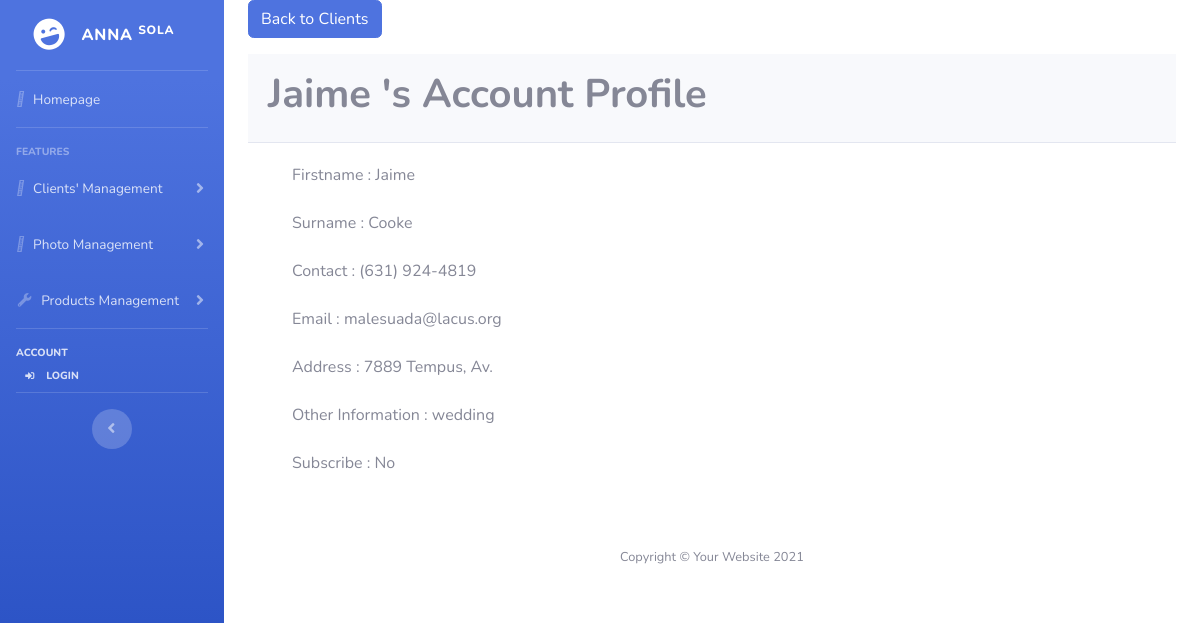
Screenshot of /client_view.php?id=955 (signed in) with the database file from the repository.
### tables this page shows
CREATE TABLE `clients` (
                           `id` int(10) NOT NULL,
                           `client_Firstname` varchar(150) NOT NULL,
                           `client_Surname` varchar(150) NOT NULL,
                           `client_Address` varchar(200) NOT NULL,
                           `client_Phone` varchar(25) NOT NULL,
                           `client_Email` varchar(320) NOT NULL,
                           `client_Subscribe` varchar(20) NOT NULL,
                           `client_Other_information` varchar(320) NOT NULL
);

### client_view.php (the view, shortened to what this page needs)
<?php
require 'header.php';
$id = $_GET['id'];
$stmt = $pdo->prepare("SELECT * FROM clients WHERE id=?");
$stmt->execute([$id]);
$client = $stmt->fetchObject();
?>
<div class="container-fluid px-4">
    <p>
        <a href="client.php" class="btn btn-primary">Back to Clients</a>
    </p>
    <div class="card-header py-3">
        <h6 class="m-0 font-weight-bold text-primary"><h1><b><?php echo $client->client_Firstname ?> 's Account Profile</b></h1></h6>
    </div>
    <div class="card-body">
        <div class="container-fluid">
            <div class="form-group">
                <label>Firstname : </label>
                <label><?php echo $client->client_Firstname ?></label>
            </div>
            <div class="form-group">
                <label>Surname :</label>
                <label><?php echo $client->client_Surname ?></label>
            </div>
            <div class="form-group">
                <label>Contact : </label>
                <label><?php echo $client->client_Phone?></label>
            </div>
            <div class="form-group">
                <label>Email :</label>
                <label><?php echo $client->client_Email ?></label>
            </div>
            <div class="form-group">
                <label>Address :</label>
                <label><?php echo $client->client_Address ?></label>
            </div>
            <div class="form-group">
                <label>Other Information : </label>
                <label><?php echo $client->client_Other_information ?></label>
            </div>
            <div class="form-group">
                <label>Subscribe : </label>
                <label><?php echo $client->client_Subscribe ?></label>
            </div>
        </div>
    </div>
    <?php require 'footer.php';?>
</div>

### rows the page displays
clients: client_Firstname "Jaime", client_Surname "Cooke", client_Phone "(631) 924-4819", client_Email "malesuada@lacus.org", client_Address "7889 Tempus, Av.", client_Other_information "wedding", client_Subscribe "No"
